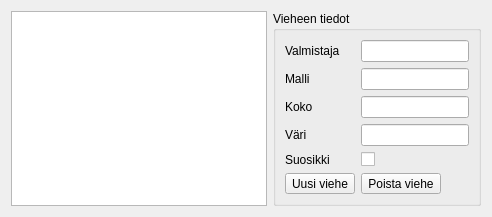
      <widget class="QWidget" name="luresTab">
       <attribute name="icon">
        <iconset resource="resources.qrc">
         <normaloff>:/res/tintti.png</normaloff>:/res/tintti.png</iconset>
       </attribute>
       <attribute name="title">
        <string>Vieheet</string>
       </attribute>
       <layout class="QHBoxLayout" name="horizontalLayout_30">
        <item>
         <layout class="QVBoxLayout" name="verticalLayout_13">
          <item>
           <widget class="QListWidget" name="lure_list">
            <property name="modelColumn">
             <number>0</number>
            </property>
           </widget>
          </item>
         </layout>
        </item>
        <item>
         <widget class="QGroupBox" name="groupBox">
          <property name="sizePolicy">
           <sizepolicy hsizetype="Fixed" vsizetype="Preferred">
            <horstretch>0</horstretch>
            <verstretch>0</verstretch>
           </sizepolicy>
          </property>
          <property name="title">
           <string>Vieheen tiedot</string>
          </property>
          <layout class="QGridLayout" name="gridLayout_3">
           <item row="0" column="1">
            <layout class="QFormLayout" name="formLayout_5">
             <property name="fieldGrowthPolicy">
              <enum>QFormLayout::FieldsStayAtSizeHint</enum>
             </property>
             <item row="1" column="0">
              <widget class="QLabel" name="label_45">
               <property name="text">
                <string>Valmistaja</string>
               </property>
              </widget>
             </item>
             <item row="1" column="1">
              <widget class="QLineEdit" name="lure_manufacturer"/>
             </item>
             <item row="2" column="0">
              <widget class="QLabel" name="label_46">
               <property name="text">
                <string>Malli</string>
               </property>
              </widget>
             </item>
             <item row="2" column="1">
              <widget class="QLineEdit" name="lure_model"/>
             </item>
             <item row="3" column="0">
              <widget class="QLabel" name="label_47">
               <property name="text">
                <string>Koko</string>
               </property>
              </widget>
             </item>
             <item row="3" column="1">
              <widget class="QLineEdit" name="lure_size"/>
             </item>
             <item row="4" column="0">
              <widget class="QLabel" name="label_48">
               <property name="text">
                <string>Väri</string>
               </property>
              </widget>
             </item>
             <item row="4" column="1">
              <widget class="QLineEdit" name="lure_color"/>
             </item>
             <item row="5" column="1">
              <widget class="QCheckBox" name="lure_favorite">
               <property name="text">
                <string/>
               </property>
              </widget>
             </item>
             <item row="5" column="0">
              <widget class="QLabel" name="label_8">
               <property name="text">
                <string>Suosikki</string>
               </property>
              </widget>
             </item>
             <item row="6" column="0">
              <widget class="QToolButton" name="lure_new">
               <property name="text">
                <string>Uusi viehe</string>
               </property>
              </widget>
             </item>
             <item row="6" column="1">
              <widget class="QToolButton" name="lure_delete">
               <property name="text">
                <string>Poista viehe</string>
               </property>
              </widget>
             </item>
            </layout>
           </item>
          </layout>
         </widget>
        </item>
       </layout>
      </widget>
